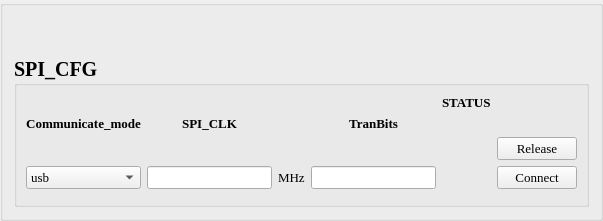
     <widget class="QGroupBox" name="groupBox_7">
      <property name="title">
       <string/>
      </property>
      <layout class="QVBoxLayout" name="verticalLayout_6" stretch="0,0,0">
       <item>
        <widget class="QLabel" name="picture_1">
         <property name="text">
          <string/>
         </property>
         <property name="pixmap">
          <pixmap resource="struc.qrc">:/struc/guowei_resize.png</pixmap>
         </property>
         <property name="scaledContents">
          <bool>true</bool>
         </property>
        </widget>
       </item>
       <item>
        <widget class="QLabel" name="picture_2">
         <property name="text">
          <string/>
         </property>
         <property name="pixmap">
          <pixmap resource="struc.qrc">:/struc/pic_2.jpg</pixmap>
         </property>
         <property name="scaledContents">
          <bool>true</bool>
         </property>
         <property name="alignment">
          <set>Qt::AlignCenter</set>
         </property>
         <property name="margin">
          <number>1</number>
         </property>
        </widget>
       </item>
       <item>
        <widget class="QGroupBox" name="groupBox_9">
         <property name="font">
          <font>
           <family>Times New Roman</family>
           <pointsize>15</pointsize>
           <weight>75</weight>
           <bold>true</bold>
          </font>
         </property>
         <property name="title">
          <string>SPI_CFG</string>
         </property>
         <layout class="QGridLayout" name="gridLayout_3">
          <item row="1" column="0">
           <widget class="QLabel" name="communicate_mode">
            <property name="font">
             <font>
              <family>Times New Roman</family>
              <pointsize>10</pointsize>
              <weight>75</weight>
              <italic>false</italic>
              <bold>true</bold>
             </font>
            </property>
            <property name="text">
             <string>Communicate_mode</string>
            </property>
            <property name="alignment">
             <set>Qt::AlignCenter</set>
            </property>
           </widget>
          </item>
          <item row="1" column="4">
           <widget class="QLabel" name="label_3">
            <property name="sizePolicy">
             <sizepolicy hsizetype="Preferred" vsizetype="Preferred">
              <horstretch>0</horstretch>
              <verstretch>0</verstretch>
             </sizepolicy>
            </property>
            <property name="font">
             <font>
              <family>Times New Roman</family>
              <pointsize>10</pointsize>
              <weight>75</weight>
              <bold>true</bold>
             </font>
            </property>
            <property name="layoutDirection">
             <enum>Qt::LeftToRight</enum>
            </property>
            <property name="text">
             <string>SPI_CLK</string>
            </property>
            <property name="alignment">
             <set>Qt::AlignCenter</set>
            </property>
           </widget>
          </item>
          <item row="3" column="6">
           <widget class="QLineEdit" name="lineEdit_2">
            <property name="font">
             <font>
              <family>Times New Roman</family>
              <pointsize>10</pointsize>
              <weight>50</weight>
              <bold>false</bold>
             </font>
            </property>
           </widget>
          </item>
          <item row="3" column="4">
           <widget class="QLineEdit" name="lineEdit">
            <property name="font">
             <font>
              <family>Times New Roman</family>
              <pointsize>10</pointsize>
              <weight>50</weight>
              <bold>false</bold>
             </font>
            </property>
           </widget>
          </item>
          <item row="1" column="9" rowspan="4">
           <widget class="QLabel" name="label_6">
            <property name="text">
             <string/>
            </property>
            <property name="pixmap">
             <pixmap resource="status.qrc">:/status/OFF.png</pixmap>
            </property>
           </widget>
          </item>
          <item row="3" column="0">
           <widget class="QComboBox" name="communicate_mode_comboBox">
            <property name="font">
             <font>
              <family>Times New Roman</family>
              <pointsize>10</pointsize>
              <weight>50</weight>
              <bold>false</bold>
             </font>
            </property>
            <item>
             <property name="text">
              <string>usb</string>
             </property>
            </item>
            <item>
             <property name="text">
              <string>box</string>
             </property>
            </item>
            <item>
             <property name="text">
              <string>log</string>
             </property>
            </item>
           </widget>
          </item>
          <item row="3" column="10">
           <widget class="QPushButton" name="pushButton">
            <property name="font">
             <font>
              <family>Times New Roman</family>
              <pointsize>10</pointsize>
              <weight>50</weight>
              <bold>false</bold>
             </font>
            </property>
            <property name="text">
             <string>Connect</string>
            </property>
           </widget>
          </item>
          <item row="3" column="5">
           <widget class="QLabel" name="fs_32">
            <property name="font">
             <font>
              <family>Times New Roman</family>
              <pointsize>10</pointsize>
              <weight>50</weight>
              <bold>false</bold>
             </font>
            </property>
            <property name="focusPolicy">
             <enum>Qt::NoFocus</enum>
            </property>
            <property name="text">
             <string>MHz</string>
            </property>
           </widget>
          </item>
          <item row="1" column="6">
           <widget class="QLabel" name="label_4">
            <property name="font">
             <font>
              <family>Times New Roman</family>
              <pointsize>10</pointsize>
              <weight>75</weight>
              <bold>true</bold>
             </font>
            </property>
            <property name="text">
             <string>TranBits</string>
            </property>
            <property name="alignment">
             <set>Qt::AlignCenter</set>
            </property>
           </widget>
          </item>
          <item row="0" column="9">
           <widget class="QLabel" name="label_5">
            <property name="font">
             <font>
              <family>Times New Roman</family>
              <pointsize>10</pointsize>
              <weight>75</weight>
              <bold>true</bold>
             </font>
            </property>
            <property name="text">
             <string>STATUS</string>
            </property>
           </widget>
          </item>
          <item row="2" column="10">
           <widget class="QPushButton" name="release_btn">
            <property name="font">
             <font>
              <family>Times New Roman</family>
              <pointsize>10</pointsize>
              <weight>50</weight>
              <bold>false</bold>
             </font>
            </property>
            <property name="text">
             <string>Release</string>
            </property>
           </widget>
          </item>
         </layout>
        </widget>
       </item>
      </layout>
     </widget>
